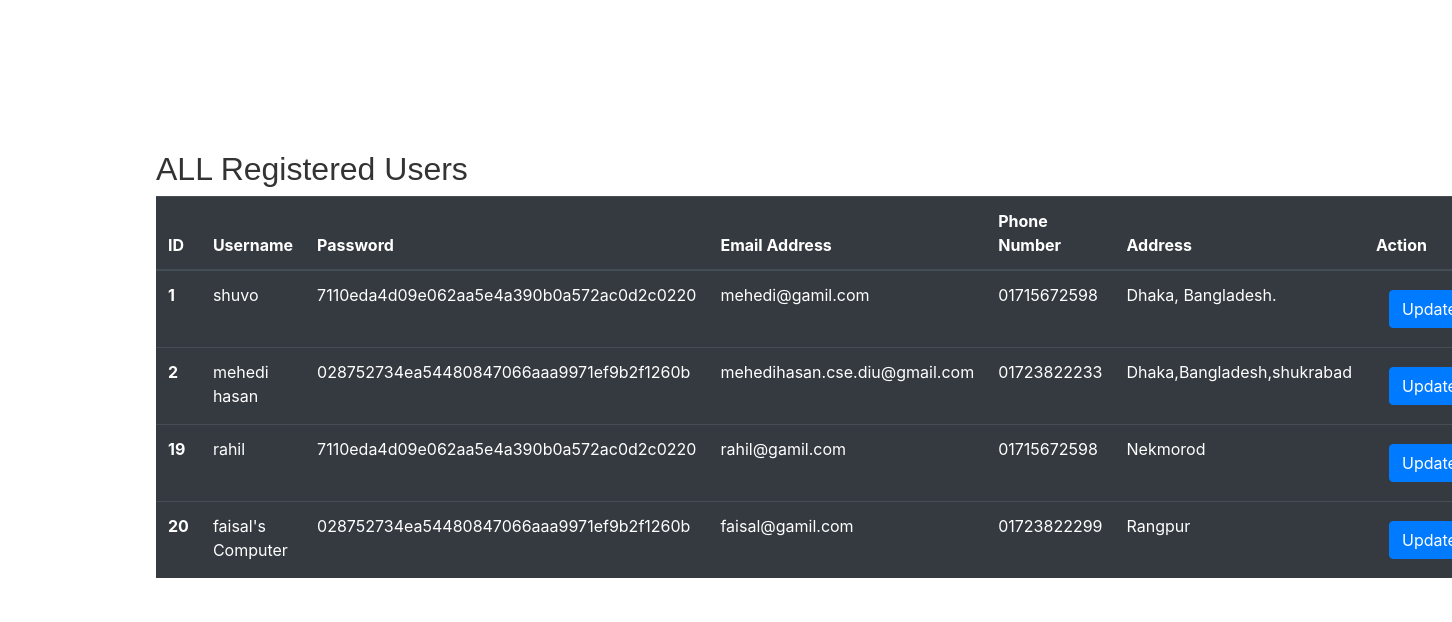
Page /all-users.php on the committed database.
### tables this page shows
CREATE TABLE `users` (
  `user_id` int(4) NOT NULL,
  `user_name` varchar(255) NOT NULL,
  `password` varchar(255) NOT NULL,
  `user_email` varchar(255) NOT NULL,
  `user_phone` varchar(255) NOT NULL,
  `user_address` varchar(255) NOT NULL
);

### all-users.php (the view, shortened to what this page needs)
<?php include "header.php"; ?>
<?php include "functions.php"; ?>
        <?php
                $query = "SELECT * FROM users";
                $select_all_users = mysqli_query($conn,$query);
        ?>
        <section class="login-section">
            <div class="container">
                <div class="row" class="col-md-6" >
                   <h2>ALL Registered Users</h2>
                   <table class="table table-dark" >
                                <thead>
                                    <tr>
                                    <th scope="col">ID</th>
                                    <th scope="col">Username</th>
                                    <th scope="col">Password</th>
                                    <th scope="col">Email Address</th>
                                    <th scope="col">Phone Number</th>
                                    <th scope="col">Address</th>
                                    <th scope="col">Action</th>
                                    </tr>
                                </thead>
                                <tbody>
                                <?php
                                    while ($row = mysqli_fetch_assoc( $select_all_users )){
                                        $user_id  = $row['user_id'];
                                        $name     = $row['user_name'];
                                        $password = $row['password'];
                                        $email    = $row['user_email'];
                                        $phone    = $row['user_phone'];
                                        $address  = $row['user_address'];
                                     ?>
                                    <tr>
                                        <th scope="row"><?php echo $user_id; ?></th>
                                        <td><?php echo $name; ?></td>
                                        <td><?php echo $password; ?></td>
                                        <td><?php echo $email; ?></td>
                                        <td><?php echo  $phone; ?></td>
                                        <td><?php echo $address; ?></td>
                                        <td>
                                            <div class="btn btn-group">
                                                <a href="update-users.php?update=<?php echo $user_id; ?>" class="btn btn-primary">Update</a>
                                            </div>
                                        </td>
                                    </tr>
                                    <?php
                                    }
                                  ?>
                         </tbody>
                      </table>
                </div>
            </div>
        </section>
 <?php include "footer.php"; ?>

### header.php (shortened to what this page needs)
<!DOCTYPE html>
<html lang="en">
<head>
    <link rel="stylesheet" href="https://stackpath.bootstrapcdn.com/bootstrap/4.3.1/css/bootstrap.min.css">
    <link rel="stylesheet" href="style.css">
</head>
<body>

### footer.php (shortened to what this page needs)
</body>
</html>

### style.css (style rules this page uses)
h1, h2, h3, h4, h5,h6 { font-family: 'Poppins', sans-serif; color: #333; }
.login-section { margin-top:150px; background: #fff; }

### rows in the picture
users: user_id "1", user_name "shuvo", password "7110eda4d09e062aa5e4a390b0a572ac0d2c0220", user_email "mehedi@gamil.com", user_phone "01715672598", user_address "Dhaka, Bangladesh."
users: user_id "2", user_name "mehedi hasan", password "028752734ea54480847066aaa9971ef9b2f1260b", user_email "mehedihasan.cse.diu@gmail.com", user_phone "01723822233", user_address "Dhaka,Bangladesh,shukrabad"
users: user_id "19", user_name "rahil", password "7110eda4d09e062aa5e4a390b0a572ac0d2c0220", user_email "rahil@gamil.com", user_phone "01715672598", user_address "Nekmorod"
users: user_id "20", user_name "faisal's Computer", password "028752734ea54480847066aaa9971ef9b2f1260b", user_email "faisal@gamil.com", user_phone "01723822299", user_address "Rangpur"
